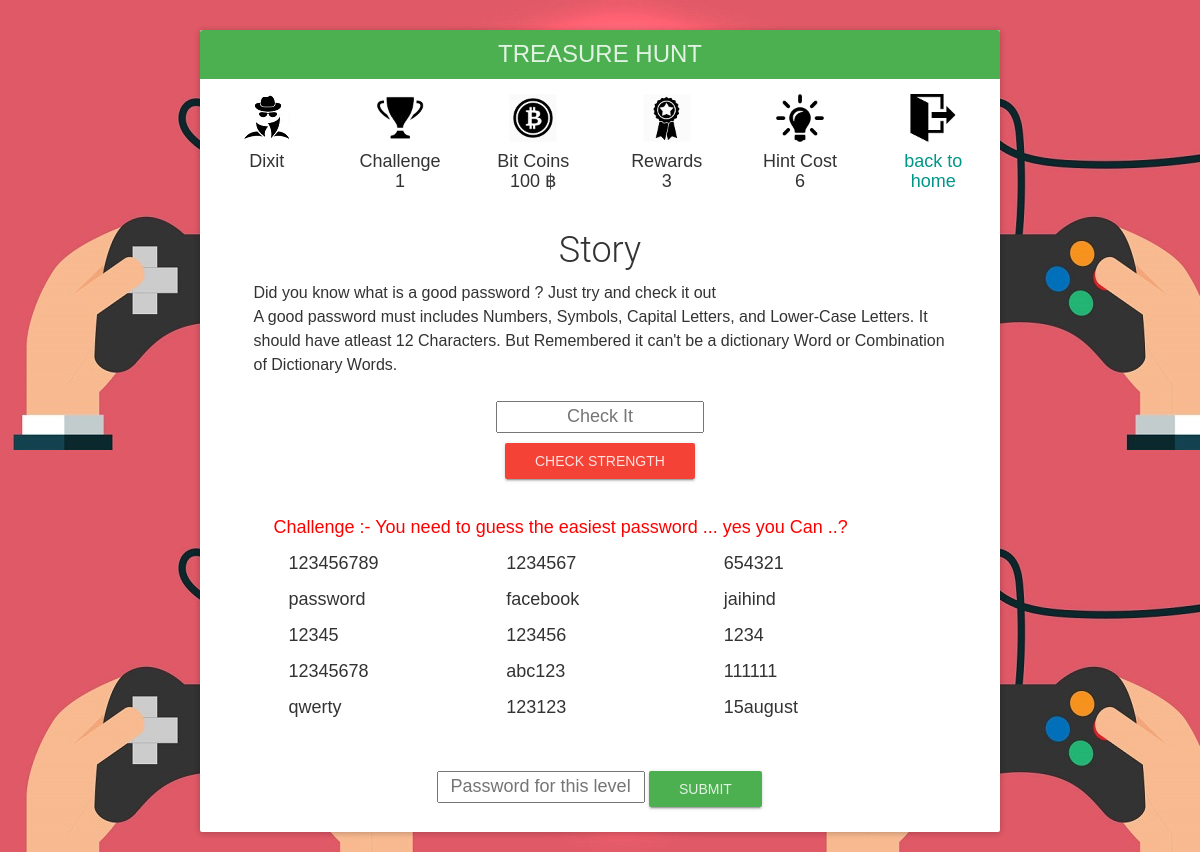
The page /Treasure/challenge1.php (signed in) on the database its author committed.
### tables this page shows
CREATE TABLE `users` (
  `id` int(11) NOT NULL,
  `username` varchar(50) NOT NULL,
  `email` varchar(50) NOT NULL,
  `password` varchar(50) NOT NULL,
  `status` tinyint(1) NOT NULL,
  `signup_date` datetime NOT NULL
);

CREATE TABLE `user_data_treasure` (
  `user_id` int(11) NOT NULL,
  `user_challenge_no` int(11) NOT NULL DEFAULT '1',
  `user_bitcoin` int(11) NOT NULL DEFAULT '100',
  `hint_status` int(1) NOT NULL DEFAULT '0'
);

CREATE TABLE `treasure_task_bank` (
  `task_id` int(11) NOT NULL,
  `task_desc` text NOT NULL,
  `task_pswd` varchar(25) NOT NULL,
  `task_hint_desc` text NOT NULL,
  `task_hint_cost` int(11) NOT NULL,
  `task_reward` int(11) NOT NULL
);

### Treasure/challenge1.php (the view, shortened to what this page needs)
<?php
if(isset($_SESSION['USERID'])){
        $user_id = $_SESSION['USERID'];
		include("cxn.php");
		$cxn=mysqli_connect($host,$user,$pword,$dbname) or die ("error try after some time");
		$sql="select * from user_data_treasure where user_id=$user_id";
		$exe=mysqli_query($cxn, $sql);
		$fetch_user_details=mysqli_fetch_array($exe,MYSQLI_ASSOC);
		$sql="select * from users where id=$user_id";
		$exe=mysqli_query($cxn, $sql);
		$fetch_main_details=mysqli_fetch_array($exe,MYSQLI_ASSOC);
		$sql="select * from treasure_task_bank where task_id='".$fetch_user_details['user_challenge_no']."'";
		$exe=mysqli_query($cxn, $sql);
		$fetch_task_details=mysqli_fetch_array($exe,MYSQLI_ASSOC);
	}
	else{
		header("Location: index.php");
	}
?>
<!DOCTYPE HTML>
<html>
<head>
  <link href="../css/bootstrap.min.css" rel="stylesheet" type="text/css"/>
  <link rel="stylesheet" type="text/css" href="css/challenge.css">
  <link href="../css/index.css" rel="stylesheet" type="text/css"/>
  <link href="css/treasure_hunt.css" rel="stylesheet" type="text/css"/>
  <link href="../css/material/bootstrap-material-design.css" rel="stylesheet">
  <link href="../css/material/ripples.min.css" rel="stylesheet">
  <body style="background-image:url('image1.jpg');">
    <div class="container-fluid">
      <div class="row">
        <div class=" col-xs-12 col-sm-8 col-sm-offset-2" style="padding:0px;margin-top:30px;">
          <div class="panel panel-success" >
            <div class="panel-heading">
              <p class="panel-title" style="text-align: center;font-family:sans-serif; font-size:24px;line-height: 1.2;">
                TREASURE HUNT</p>
              </div>
              <div class="panel-body" style="">
                <div class="row">
                <div class="col-md-2 col-xs-4" style="text-align:center;">
                  <img id="th_logo" src="images/treasure_hunt_logo.png" />
                  <h4 style="font-family:sans-serif;"><?php echo $fetch_main_details['username'];?></h4>
                </div>
                <div class="col-md-2 col-xs-4" style="text-align:center;">
                  <img src="images/trophy.png" class="icons" />
                  <h4 style="font-family:sans-serif;">Challenge <br> <?php echo $fetch_user_details['user_challenge_no'];?></h4>
                </div>
                <div class="col-md-2 col-xs-4" style="text-align:center;">
                  <img src="images/coin.jpg" class="icons" />
                  <h4 style="font-family:sans-serif;">Bit Coins <br><?php echo $fetch_user_details['user_bitcoin'];?> ฿</h4>
                </div>
				<div class="col-md-2 col-xs-4" style="text-align:center;">
                    <img src="images/reward.png" class="icons" />
                    <h4 style="font-family:sans-serif;">Rewards <br><?php echo $fetch_task_details['task_reward'];?></h4>
                  </div>
				<div class="col-md-2  col-xs-4" style="text-align:center;">
                    <form action="" method="post"><input type="image" src="images/hint.png"  class="icons" name="hint" value="click here" id="uhint" /></form>
                    <h4 style="font-family:sans-serif;">Hint Cost<br> <?php echo $fetch_task_details['task_hint_cost'];?></h4>
				  </div>
                <div class="col-md-2 col-xs-4" style="text-align:center;">
                  <input type="image" src="images/quit.png" class="icons" name="quit" id="quit" />
                  <h4 style="font-family:sans-serif;"><a href="../index.php"> back to home</a></h4>
                </div>
              </div>
                <div id="frame" style="margin-top:30px;">
                    <div  style="margin:auto;text-align:left;">
					<div style="font-family:sans-serif; text-align:center;"><h1>Story</h1></div>
                    <h3 style="font-family:sans-serif;line-height:1.5;font-size:16px;margin:0px 0px;">
					  Did you know what is a good password ? Just try and check it out
<br/>
A good password must includes Numbers, Symbols, Capital Letters, and Lower-Case Letters. It should have atleast 12 Characters.
But Remembered it can't be a dictionary Word or Combination of Dictionary Words.
 <br/><br/></h3>
						  <form action="" method="POST" style="font-family:sans-serif;text-align:center">
                            						<input type="password" id="answer" placeholder="Check It" name="pwd" style="text-align: center;"><br>
                            <button type="submit" class="btn btn-raised btn-danger" name="submit2" style="vertical-align:middle">CHECK STRENGTH</button>
                          </form>
<br>
<h3 style="font-family:sans-serif;line-height:2;font-size:18px;margin:0px 20px;">
	<span style="color:red;">Challenge :- You need to guess the easiest password ... yes you Can ..?</span>
</h3>
<h3 style="font-family:sans-serif;line-height:2;font-size:18px;margin:0px 20px;">
					  <div  class="col-sm-4">
123456789<br/>
password<br/>
12345<br/>
12345678<br/>
qwerty<br/>
             </div>
             <div class="col-sm-4">
						1234567<br/>
facebook<br/>
123456	<br/>
abc123<br/>
123123</div	>
            <div class="col-sm-4">
            	654321<br/>jaihind<br />1234<br />111111<br/>15august<br /><br />
            </div>
					  </h3>
                          <form action="" method="POST" style="font-family:sans-serif;text-align:center">
                            <input type="password" id="answer" placeholder="Password for this level" name="password" style="text-align: center;">
                            <button type="submit" class="btn btn-raised btn-success" name="submit">SUBMIT</button>
                          </form>
                        </div>
                    </div>
                </div>
              </div>
              </body>

### Css/index.css (style rules this page uses)
body { font-family: 'Josefin Slab',sans-serif!important; }

### Treasure/css/treasure_hunt.css (style rules this page uses)
#frame { width:90%; margin:auto;text-align:center; }
#th_logo { display: block; margin: 0 auto; width:48px; height:48px; }
.icons { display: block; margin: 0 auto; width:48px; height:48px; }
#answer { font-size:18px; width:30%; }

### rows shown on the page
users: username "Dixit"
user_data_treasure: user_challenge_no "1", user_bitcoin "100"
treasure_task_bank: task_reward "3", task_hint_cost "6"
